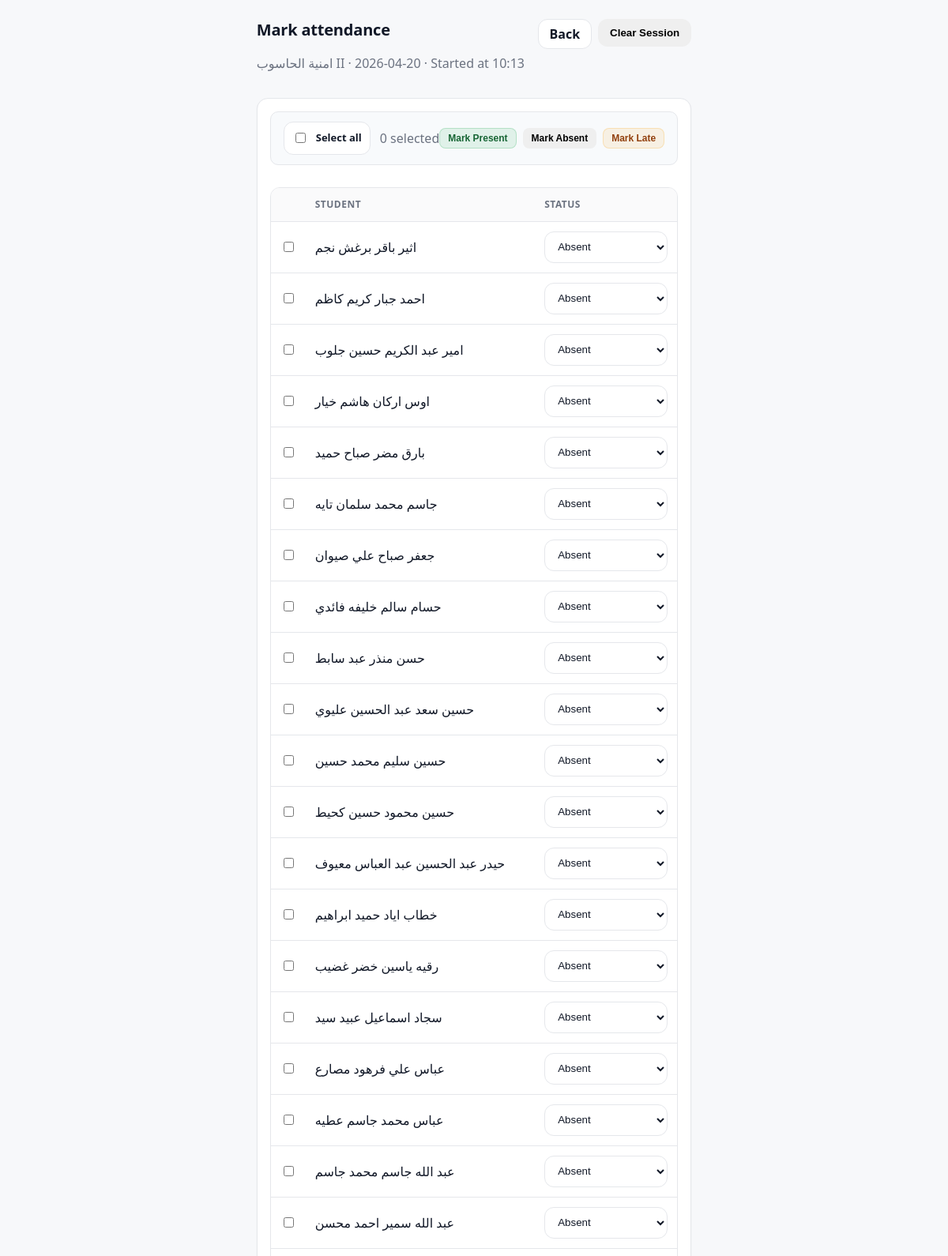
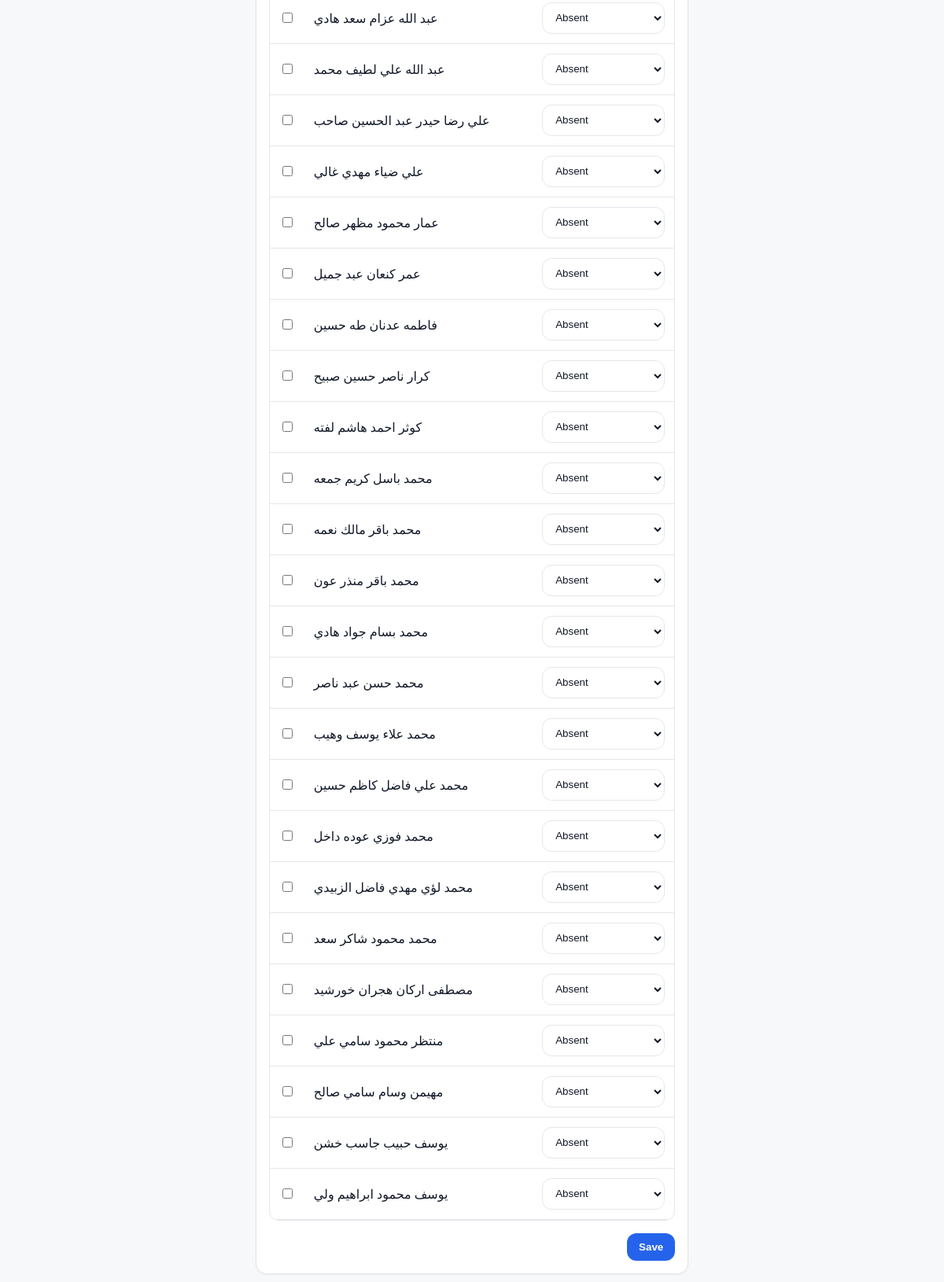
The app's page /attendance/8 (signed in) with its own data (2 pictures, top to bottom).
### tables this page shows
CREATE TABLE courses (
            id INTEGER PRIMARY KEY AUTOINCREMENT,
            course_name TEXT NOT NULL,
            teacher_id INTEGER,
            stage_id INTEGER NOT NULL,
            semester_id INTEGER NOT NULL,
            FOREIGN KEY (teacher_id) REFERENCES users (id),
            FOREIGN KEY (stage_id) REFERENCES stages (id),
            FOREIGN KEY (semester_id) REFERENCES semesters (id)
        );

CREATE TABLE attendance (
            id INTEGER PRIMARY KEY AUTOINCREMENT,
            session_id INTEGER NOT NULL,
            student_id INTEGER NOT NULL,
            status TEXT NOT NULL CHECK(status IN ('Present', 'Absent', 'Late')),
            UNIQUE(session_id, student_id),
            FOREIGN KEY (session_id) REFERENCES sessions (id),
            FOREIGN KEY (student_id) REFERENCES students (id)
        );

CREATE TABLE students (
            id INTEGER PRIMARY KEY AUTOINCREMENT,
            name TEXT NOT NULL,
            stage_id INTEGER NOT NULL,
            student_uid TEXT UNIQUE,
            email TEXT UNIQUE,
            created_at TIMESTAMP DEFAULT CURRENT_TIMESTAMP,
            FOREIGN KEY (stage_id) REFERENCES stages (id)
        );

### app.py (the view)
@app.route('/attendance/<int:session_id>')
@login_required
def mark_attendance(session_id):
    conn = get_db_connection()
    session_row = conn.execute(
        """
        SELECT s.*, c.course_name, c.teacher_id
        FROM sessions s
        JOIN courses c ON s.course_id = c.id
        WHERE s.id = ?
        """,
        (session_id,),
    ).fetchone()
    if not session_row:
        conn.close()
        return redirect(url_for('dashboard'))
    if session.get('role') == 'teacher' and session_row['teacher_id'] != session.get('user_id'):
        conn.close()
        flash(_('Unauthorized.'), 'error')
        return redirect(url_for('dashboard'))
    students = conn.execute(
        """
        SELECT st.id, st.name, a.status
        FROM students st
        JOIN enrollments e ON e.student_id = st.id
        LEFT JOIN attendance a ON a.student_id = st.id AND a.session_id = ?
        WHERE e.course_id = ?
        ORDER BY st.name
        """,
        (session_id, session_row['course_id']),
    ).fetchall()
    conn.close()
    return render_template('mark_attendance.html', session=session_row, students=students)

### app.py (called while the page is built)
def get_locale():
    return session.get('lang', 'en')

@app.context_processor
def inject_lang():
    return dict(lang=session.get('lang', 'en'))

def get_db_connection():
    conn = sqlite3.connect('attendance.db')
    conn.row_factory = sqlite3.Row
    conn.execute('PRAGMA foreign_keys = ON')
    return conn

def login_required(f):
    from functools import wraps
    @wraps(f)
    def decorated_function(*args, **kwargs):
        if 'logged_in' not in session:
            return redirect(url_for('login'))
        return f(*args, **kwargs)
    return decorated_function

### templates/mark_attendance.html (shortened to what this page needs)
{% extends "base.html" %}
{% block content %}
<div class="page">
    <div class="page-head">
        <div>
            <h2 class="h2">{{ _('Mark attendance') }}</h2>
            <p class="muted">{{ session.course_name }} · {{ session.session_date }}{% if session.created_at %} · {{ _('Started at') }} {{ session.created_at[11:16] }}{% endif %}</p>
        </div>
        <div class="actions">
            <a class="btn btn-secondary" href="{{ url_for('course_detail', course_id=session.course_id) }}">{{ _('Back') }}</a>
            <form method="POST" action="{{ url_for('delete_session', session_id=session.id) }}" onsubmit="return confirm('{{ _('Are you sure you want to clear this session?') }}');">
                <button class="btn btn-danger" type="submit">{{ _('Clear Session') }}</button>
            </form>
        </div>
    </div>
    <form method="POST" action="{{ url_for('save_attendance', session_id=session.id) }}" class="card stack" id="attendanceForm">
        {% if students %}
        <div class="bulk-actions">
            <div class="bulk-actions-left">
                <label class="check">
                    <input type="checkbox" id="selectAll">
                    <span class="check-main">
                        <span class="check-title">{{ _('Select all') }}</span>
                    </span>
                </label>
                <span class="muted" id="selectedCount">{{ _('0 selected') }}</span>
            </div>
            <div class="bulk-actions-right">
                <button type="button" class="btn btn-success btn-sm" onclick="markSelected('Present')">{{ _('Mark Present') }}</button>
                <button type="button" class="btn btn-danger btn-sm" onclick="markSelected('Absent')">{{ _('Mark Absent') }}</button>
                <button type="button" class="btn btn-warning btn-sm" onclick="markSelected('Late')">{{ _('Mark Late') }}</button>
            </div>
        </div>
        <div class="table-wrap">
            <table>
                <thead>
                    <tr>
                        <th style="width: 40px;"></th>
                        <th>{{ _('Student') }}</th>
                        <th style="width: 180px;">{{ _('Status') }}</th>
                    </tr>
                </thead>
                <tbody>
                    {% for student in students %}
                    <tr>
                        <td><input type="checkbox" class="student-check" data-student-id="{{ student.id }}"></td>
                        <td>{{ student.name }}</td>
                        <td>
                            <select name="status_{{ student.id }}" class="select status-select" data-student-id="{{ student.id }}">
                                <option value="Absent" {% if student.status == 'Absent' or not student.status %}selected{% endif %}>{{ _('Absent') }}</option>
                            </select>
                        </td>
                    </tr>
                    {% endfor %}
                </tbody>
            </table>
        </div>
        <div class="actions right">
            <button class="btn btn-primary" type="submit">{{ _('Save') }}</button>
        </div>
        {% else %}
        <div class="empty">
            <div class="empty-title">{{ _('No students found') }}</div>
            <div class="muted">{{ _('Enroll students for this course first.') }}</div>
        </div>
        {% endif %}
    </form>
</div>
{% endblock %}

### static/style.css (style rules this page uses)
* { box-sizing:border-box }
html,body { height:100% }
body { margin:0;font-family:system-ui,-apple-system,Segoe UI,Roboto,Arial,sans-serif;background:#F7F8FA;color:#111827;line-height:1.5 }
:root { --bg:#F7F8FA;--surface:#FFFFFF;--border:#E5E7EB;--text:#111827;--muted:#6B7280;--primary:#2563EB;--primaryHover:#1D4ED8;--green:#16A34A;--red:#DC2626;--amber:#F59E0B;--shadow:0 1px 2px rgba(0,0,0,.06) }
a { color:var(--primary);text-decoration:none }
.page { display:flex;flex-direction:column;gap:16px }
.page-head { display:flex;align-items:flex-start;justify-content:space-between;gap:16px;flex-wrap:wrap }
.actions { display:flex;gap:8px;flex-wrap:wrap }
.actions.right { justify-content:flex-end }
.h2 { margin:0;font-size:20px;line-height:28px;font-weight:800;letter-spacing:-.01em }
.muted { color:var(--muted) }
.card { background:var(--surface);border:1px solid var(--border);border-radius:14px;box-shadow:var(--shadow);padding:16px }
.btn { display:inline-flex;align-items:center;justify-content:center;gap:8px;padding:10px 14px;border-radius:12px;border:1px solid transparent;font-weight:700;cursor:pointer;transition:background 300ms ease,border-color 300ms ease,transform 300ms ease,color 300ms ease;line-height:1 }
.btn-primary { background:var(--primary);color:#fff }
.btn-secondary { background:var(--surface);border-color:var(--border);color:var(--text) }
.input,.select { width:100%;height:40px;border-radius:12px;border:1px solid var(--border);padding:0 12px;background:var(--surface);color:var(--text);transition:border-color 300ms ease,box-shadow 300ms ease }
label { font-size:13px;font-weight:700;color:var(--text) }
.stack { display:flex;flex-direction:column;gap:16px }
.table-wrap { overflow:auto;border-radius:12px;border:1px solid var(--border) }
table { width:100%;border-collapse:separate;border-spacing:0 }
th,td { padding:12px 12px;border-bottom:1px solid var(--border);text-align:left;vertical-align:middle }
th { font-size:12px;text-transform:uppercase;letter-spacing:.04em;color:var(--muted);background:#FAFAFB }
.check { display:flex;gap:10px;align-items:flex-start;padding:10px 10px;border-radius:12px;border:1px solid var(--border);background:var(--surface);cursor:pointer;transition:background 300ms ease,transform 300ms ease,border-color 300ms ease }
.check input { margin-top:3px }
.check-main { display:flex;flex-direction:column;gap:2px;min-width:0 }
.check-title { font-weight:800 }
.btn-sm { padding:6px 10px;font-size:12px;border-radius:8px }
.bulk-actions { display:flex;justify-content:space-between;align-items:center;padding:12px 16px;background:#F8FAFC;border-radius:10px;margin-bottom:12px;border:1px solid var(--border) }
.bulk-actions-left { display:flex;align-items:center;gap:12px }
.bulk-actions-right { display:flex;gap:8px }
.btn-success { background:rgba(22,163,74,.10);border:1px solid rgba(22,163,74,.22);color:#166534 }
.btn-warning { background:rgba(245,158,11,.10);border:1px solid rgba(245,158,11,.22);color:#92400E }

### records on screen
courses: course_name "امنية الحاسوب II"
attendance: name "اثير باقر برغش نجم", status "Absent"
attendance: name "احمد جبار كريم كاظم", status "Absent"
attendance: name "امير عبد الكريم حسين جلوب", status "Absent"
attendance: name "اوس اركان هاشم خيار", status "Absent"
attendance: name "بارق مضر صباح حميد", status "Absent"
attendance: name "جاسم محمد سلمان تايه", status "Absent"
attendance: name "جعفر صباح علي صيوان", status "Absent"
attendance: name "حسام سالم خليفه فائدي", status "Absent"
attendance: name "حسن منذر عبد سابط", status "Absent"
attendance: name "حسين سعد عبد الحسين عليوي", status "Absent"
attendance: name "حسين سليم محمد حسين", status "Absent"
attendance: name "حسين محمود حسين كحيط", status "Absent"
attendance: name "حيدر عبد الحسين عبد العباس معيوف", status "Absent"
attendance: name "خطاب اياد حميد ابراهيم", status "Absent"
attendance: name "رقيه ياسين خضر غضيب", status "Absent"
attendance: name "سجاد اسماعيل عبيد سيد", status "Absent"
attendance: name "عباس علي فرهود مصارع", status "Absent"
attendance: name "عباس محمد جاسم عطيه", status "Absent"
attendance: name "عبد الله جاسم محمد جاسم", status "Absent"
attendance: name "عبد الله سمير احمد محسن", status "Absent"
attendance: name "عبد الله عزام سعد هادي", status "Absent"
attendance: name "عبد الله علي لطيف محمد", status "Absent"
attendance: name "علي رضا حيدر عبد الحسين صاحب", status "Absent"
attendance: name "علي ضياء مهدي غالي", status "Absent"
attendance: name "عمار محمود مظهر صالح", status "Absent"
attendance: name "عمر كنعان عبد جميل", status "Absent"
attendance: name "فاطمه عدنان طه حسين", status "Absent"
attendance: name "كرار ناصر حسين صبيح", status "Absent"
attendance: name "كوثر احمد هاشم لفته", status "Absent"
attendance: name "محمد باسل كريم جمعه", status "Absent"
attendance: name "محمد باقر مالك نعمه", status "Absent"
attendance: name "محمد باقر منذر عون", status "Absent"
attendance: name "محمد بسام جواد هادي", status "Absent"
attendance: name "محمد حسن عبد ناصر", status "Absent"
attendance: name "محمد علاء يوسف وهيب", status "Absent"
attendance: name "محمد علي فاضل كاظم حسين", status "Absent"
attendance: name "محمد فوزي عوده داخل", status "Absent"
attendance: name "محمد لؤي مهدي فاضل الزبيدي", status "Absent"
attendance: name "محمد محمود شاكر سعد", status "Absent"
attendance: name "مصطفى اركان هجران خورشيد", status "Absent"
attendance: name "منتظر محمود سامي علي", status "Absent"
attendance: name "مهيمن وسام سامي صالح", status "Absent"
attendance: name "يوسف حبيب جاسب خشن", status "Absent"
attendance: name "يوسف محمود ابراهيم ولي", status "Absent"

### other values on screen
{{ session.session_date }} "2026-04-20"
{{ session.created_at[11:16] }} "10:13"
